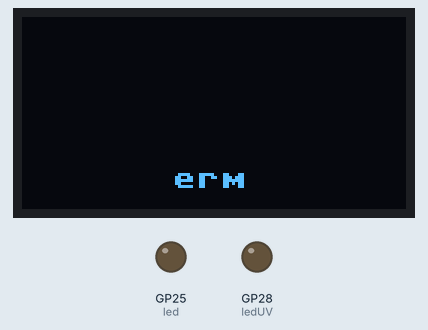
Bench run of a program on a simulated Raspberry Pi Pico running MicroPython. Shown: 128×64 one-colour display, output pins drawn as LEDs (lit = HIGH). Library files of the repository ran but are not shown: ssd1306.py.

Above: at 0.58 s.
Timing chart, 0 to 22.0 s (numbered marks = the images above):
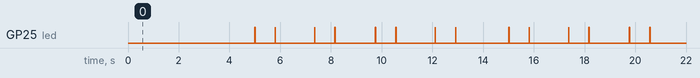

The program:

main.py
```python
import utime
from machine import Pin, I2C, PWM
from ssd1306 import SSD1306_I2C
import data

loop = 0

def update_breath(c):
    oled.contrast(c)
    led.off()
    if c % 86 == 0:
        led.on()
    utime.sleep_ms(9)
    if loop > 1:
        ledUV.duty_u16(int(256 * c))     # Set the duty cycle, between 0-65535


led = Pin(25, Pin.OUT)
ledUV = PWM(Pin(28))
i2c=I2C(0,sda=Pin(0), scl=Pin(1), freq=400000)
oled = SSD1306_I2C(128,64,i2c)

images = [
     {"bitmap": data.epd_bitmap_scar_monalisathinna,         "x_offset" :   20, "y_offset" : 30 }
    ,{"bitmap": data.epd_bitmap_highcontrast,                "x_offset" :  -10, "y_offset" :  5 }
    ,{"bitmap": data.epd_bitmap_tough,                       "x_offset" :  -20, "y_offset" : 10 }
    ,{"bitmap": data.epd_bitmap_thinnersmile,                "x_offset" :   -5, "y_offset" : 15 }
    ,{"bitmap": data.epd_bitmap_sided,                       "x_offset" :  -15, "y_offset" : 15 }
    ,{"bitmap": data.epd_bitmap_true,                        "x_offset" :    0, "y_offset" : 15 }
    ,{"bitmap": data.epd_bitmap_stiff2x,                     "x_offset" :  -15, "y_offset" : 15 }
    ,{"bitmap": data.epd_bitmap_knitcaprotated,              "x_offset" :    8, "y_offset" : 15 }
    ,{"bitmap": data.epd_bitmap_tatt,                        "x_offset" :   -5, "y_offset" : 30 }
    ,{"bitmap": data.epd_bitmap_oohrah,                      "x_offset" :  -20, "y_offset" : 10 }
    ,{"bitmap": data.epd_bitmap_sidespeck,                   "x_offset" :    0, "y_offset" : 15 }
    ,{"bitmap": data.epd_bitmap__RKKZ00K_SharpenAI_Standard, "x_offset" :    0, "y_offset" : 15 }
    ]

ledUV.duty_u16(0)
for dimness in range(500, 0, -44):
    oled.fill(0)
    oled.show()
    utime.sleep_ms(dimness)
    oled.text("erm", 50, 50, 1)
    oled.show()
    utime.sleep_ms(11)

while True:
    for img in range(0, len(images)):
        oled.fill(0)
        oled.show()

        for pos in range(0, len(images[img]["bitmap"])):
            byt = images[img]["bitmap"][pos]
            for bit in range(0,8):
                x = (pos * 8) % 128
                x += (7 - bit)
                y = int(pos / 16)
                on = 0
                if (byt & (2 ** bit)) > 0:
                    on = 1
                oled.pixel(x, y, on)

        oled.scroll(images[img]["x_offset"],images[img]["y_offset"])
        if loop < 4 :
            oled.fill(0)
        oled.show()
        for loops in range(0, 2):
            for c in range (1, 255):
                update_breath(c)

            led.off()
            for c in range (255, 0, -1):
                update_breath(c)
        loop += 1
    
```

Source omitted: data.py (data table, 73003 bytes)
